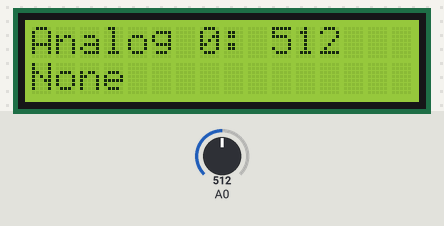
Simulated run of this sketch. Board: Arduino Uno, built with avr-gcc and run on an emulated ATmega328P. On the bench: 16×2 character LCD. The test bench sets the inputs (shaded band); at power-on: A0 = 512.

Above: at 1.2 s.
1.3 s: A0 set to 379
At 2.5 s:
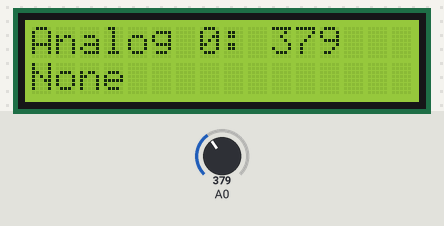
2.8 s: A0 set to 350
At 3.8 s:
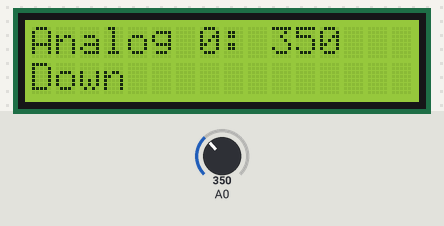
4.3 s: A0 set to 11
At 4.9 s:
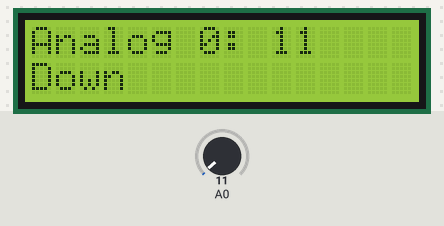
5.8 s: A0 set to 8
At 7.2 s:
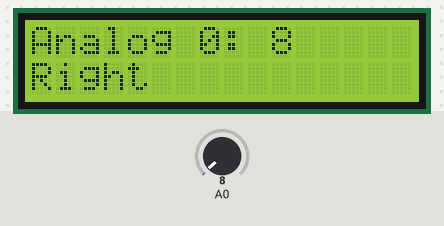
Timing chart, 0 to 8.3 s (numbered marks = the images above; inputs shaded):
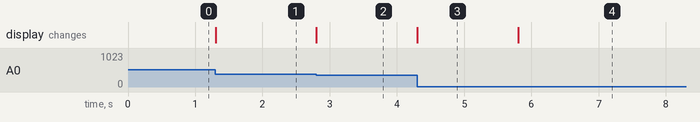

The sketch:

LCDTest2.ino
```cpp
#include <LiquidCrystal.h>

int x = 0;
int currx = 1023;
String btnStr = "None";

LiquidCrystal lcd( 8 , 9 , 4 , 5 , 6 , 7 );

void setup() {

  // set up the LCD's number of columns and rows:
  lcd.begin(16, 2);

  lcd.clear();

  lcd.setCursor(0,0);
  lcd.print("Analog 0: ");
  lcd.print(currx);
  lcd.setCursor(0,1);
  lcd.print(btnStr);


  // Print a message to the LCD.
  //lcd.print("Sarah Loves");
  //lcd.setCursor(0,1); // move to the begining of the second line
  //lcd.print("Big Black Cock");
}

void loop() {


  x = analogRead(A0);

  // check if x has changed
  if ( ( x != 1023 ) && ( x != currx ) ) {

    // Update Screen And Change Currx
    lcd.setCursor( 10 , 0 );
    lcd.print("     ");
    lcd.setCursor( 10 , 0 );
    lcd.print(x);
    currx = x;

    if ( currx > 740 && currx < 745 ) {
      btnStr = "Select";
    }
    else if ( currx > 500 && currx < 510 ) {
      btnStr = "Left";
    }
    else if ( currx < 10 ) {
      btnStr = "Right";
    }
    else if ( currx > 140 && currx < 150 ) {
      btnStr = "Up";
    }
    else if ( currx > 320 && currx < 365 ) {
      btnStr = "Down";
    }

    // update button pressed
    lcd.setCursor( 0 , 1 );
    lcd.print("     ");
    lcd.setCursor( 0 , 1 );
    lcd.print( btnStr );

  }


  // Turn off the display:
  //lcd.noDisplay();
  //delay(500);
  //Turn on the display:
  //lcd.display();
  //delay(1500);
}
```

Measured:
- the behaviour switches between 365 and 364 on A0 (found by bisection; images 1 and 2)
- the behaviour switches between 10 and 9 on A0 (found by bisection; images 3 and 4)
- after the input at 1.3 s, the display: changes at once (image 1)
- after the input at 2.8 s, the display: changes at once (image 2)
- after the input at 4.3 s, the display: changes at once (image 3)
- after the input at 5.8 s, the display: changes at once (image 4)
